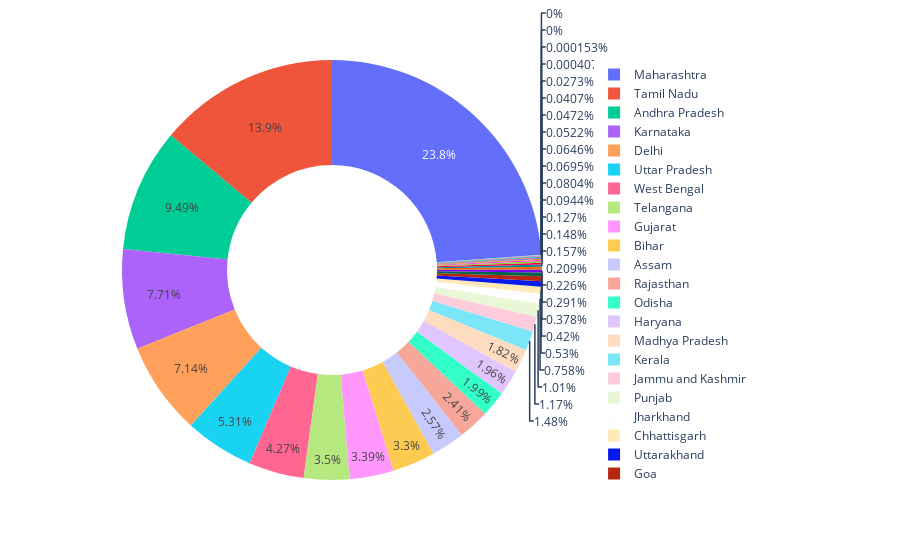

Here is the notebook cell this chart was saved with:
### Code cell
px.pie(
    values="New cases",
    names="Name of State / UT",
    hole=.5,
    data_frame=data
)

### Figure 1 — Plotly figure (JSON) as saved in the notebook; plotly's stock layout.template omitted (floating-point values rounded to 4 significant figures; data arrays with more than 128 entries replaced by an {"elided": "..."} marker saying what was removed)
{"data": [{"domain": {"x": [0, 1], "y": [0, 1]}, "hole": 0.5, "hovertemplate": "Name of State / UT=%{label}<br>New cases=%{value}<extra></extra>", "labels": {"elided": "4692 str values"}, "legendgroup": "", "name": "", "showlegend": true, "type": "pie", "values": {"elided": "4692 int values"}}], "layout": {"legend": {"tracegroupgap": 0}, "margin": {"t": 60}}}
